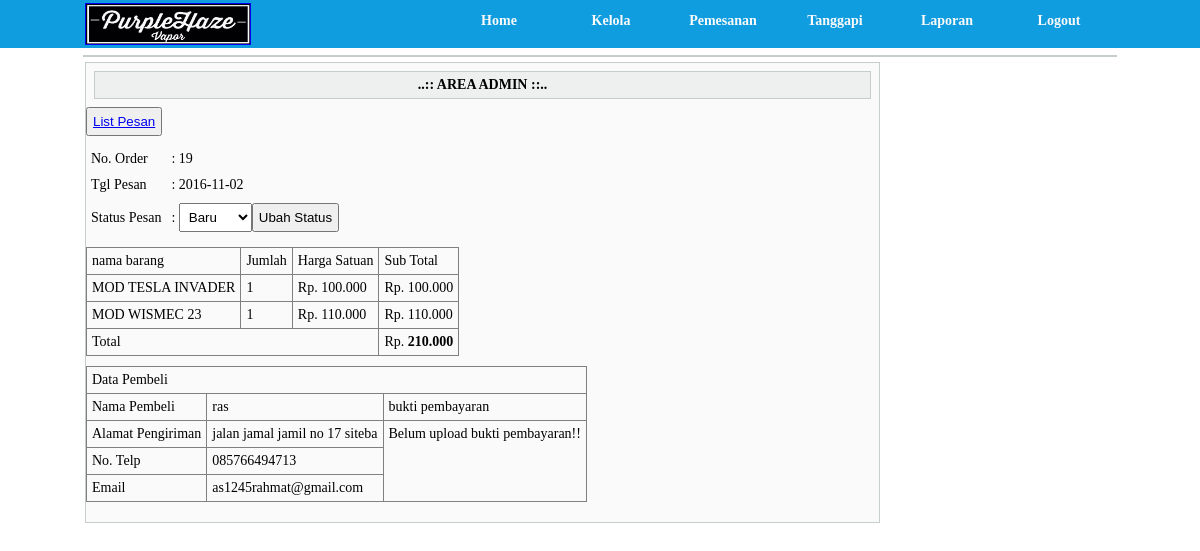
Page /admin/index.php?pg=91&idpesan=19 (signed in) on the committed database.
### tables this page shows
CREATE TABLE IF NOT EXISTS `pesan` (
  `idpesan` int(11) NOT NULL AUTO_INCREMENT,
  `namalengkap` varchar(50) NOT NULL,
  `alamat` text NOT NULL,
  `notelp` varchar(15) NOT NULL,
  `email` varchar(40) NOT NULL,
  `statuspesan` varchar(50) NOT NULL,
  `tglpesan` date NOT NULL,
  `cekadmin` datetime NOT NULL DEFAULT '0000-00-00 00:00:00',
  `bukti` text NOT NULL,
  PRIMARY KEY (`idpesan`)
);

CREATE TABLE IF NOT EXISTS `pesan_detail` (
  `idpesan` int(11) NOT NULL,
  `idproduk` int(11) NOT NULL,
  `jumlah` int(11) NOT NULL
);

CREATE TABLE IF NOT EXISTS `produk` (
  `idproduk` int(11) NOT NULL AUTO_INCREMENT,
  `idkategori` int(11) NOT NULL,
  `idbrand` int(11) NOT NULL,
  `namaproduk` varchar(80) NOT NULL,
  `deskripsi` text NOT NULL,
  `harga` int(20) NOT NULL,
  `stok` int(5) NOT NULL,
  `tglmasuk` datetime NOT NULL DEFAULT '0000-00-00 00:00:00',
  `foto` text NOT NULL,
  `dibeli` int(5) NOT NULL,
  `dilihat` int(5) NOT NULL,
  PRIMARY KEY (`idproduk`)
);

### admin/detailpesan.php (the view, shortened to what this page needs)
<?php
	if(empty($_SESSION['useradmin']) and empty($_SESSION['passadmin'])){
		header("location:login.php");
	}else{
		function format_rp($angka){
			$rp = number_format($angka, 0, ',', '.');
			return $rp;
		}
		$sql = mysql_query("select * from pesan where idpesan = '$_GET[idpesan]'");
		$r = mysql_fetch_array($sql);
		$pilstatus = array('Baru', 'Lunas', 'Dikirim');
		$pilpesan = '';
		foreach($pilstatus as $status){
			$pilpesan .= "<option value=$status";
			$pilpesan .= ">$status</option>\r\n";
		}
		echo "<form method='post' action='ubahstatus.php'>
			<input type='hidden' name=idpesan value='$r[idpesan]'>
			<button><a href='index.php?pg=80'>List Pesan</a></button>
			<table border='0'>
			<tr><td>No. Order </td><td> : $r[idpesan]</td></tr>
			<tr><td>Tgl Pesan </td><td> : $r[tglpesan]</td></tr>
			<tr><td>Status Pesan </td><td> : <select name='statuspesan'>$pilpesan</select><input type='submit' value='Ubah Status'></td></tr>
			</table>
			</form>";
		$sql2 = mysql_query("select * from pesan_detail, produk where pesan_detail.idproduk=produk.idproduk and pesan_detail.idpesan='$_GET[idpesan]'");
		echo "<table border='1' cellpadding='5' cellspacing='5'>
			<tr>
				<td>nama barang</td>
				<td>Jumlah</td>
				<td>Harga Satuan</td>
				<td>Sub Total</td>
			</tr>";
		while($r2 = mysql_fetch_array($sql2)){
			$subtotal = $r2['harga'] * $r2['jumlah'];
			$total = $total + $subtotal;
			$subtotal_rp = format_rp($subtotal);
			$total_rp = format_rp($total);
			$harga = format_rp($r2['harga']);
			echo "<tr>
					<td>$r2[namaproduk]</td>
					<td>$r2[jumlah]</td>
					<td>Rp. $harga</td>
					<td>Rp. $subtotal_rp</td>
				</tr>";
		}
		echo "<tr>
				<td colspan='3'>Total</td>
				<td>Rp. <b>$total_rp</b></td>
			</tr></table>";
			if(empty($r['bukti'])){
				$bukti="Belum upload bukti pembayaran!!";
			}else{
			$bukti="<img src='../upload/$r[bukti]' width='200' height='100' border='2'>";
			}
		echo "<table border='1' cellpadding='5' cellspacing='5'>
				<tr>
					<td colspan='3'>Data Pembeli</td>
				</tr>
				<tr>
					<td>Nama Pembeli</td>
					<td>$r[namalengkap]</td>
					<td>bukti pembayaran</td>
				</tr>
				<tr>
					<td>Alamat Pengiriman</td>
					<td>$r[alamat]</td>
					<td rowspan='3' valign=top>$bukti</td>
				</tr>
				<tr>
					<td>No. Telp</td>
					<td>$r[notelp]</td>
				</tr>
				<tr>
					<td>Email</td>
					<td>$r[email]</td>
				</tr>
			</table>";
	}
?>

### js/style.css (style rules this page uses)
* { padding:0; margin:0; outline:0; }
body { background:#FFFFFF; font-size:14px; }
table { border-collapse: collapse; margin:0px; padding:0px; top:0px; }
td { padding:2px; }

### admin/index.php (style rules this page uses)
button, select, th, td, input, textarea { padding:5px; }
table { margin-top:10px; margin-bottom:10px; }

### rows in the picture
pesan: idpesan "19", tglpesan "2016-11-02", namalengkap "ras", alamat "jalan jamal jamil no 17 siteba", bukti "Belum upload bukti pembayaran!!", notelp "085766494713", email "as1245rahmat@gmail.com"
pesan_detail: idproduk.namaproduk "MOD TESLA INVADER", jumlah "1", idproduk.harga "100.000", subtotal_rp "100.000"
pesan_detail: idproduk.namaproduk "MOD WISMEC 23", jumlah "1", idproduk.harga "110.000", subtotal_rp "110.000"

### other values in the picture
$total_rp "210.000"
form field statuspesan "Baru"
